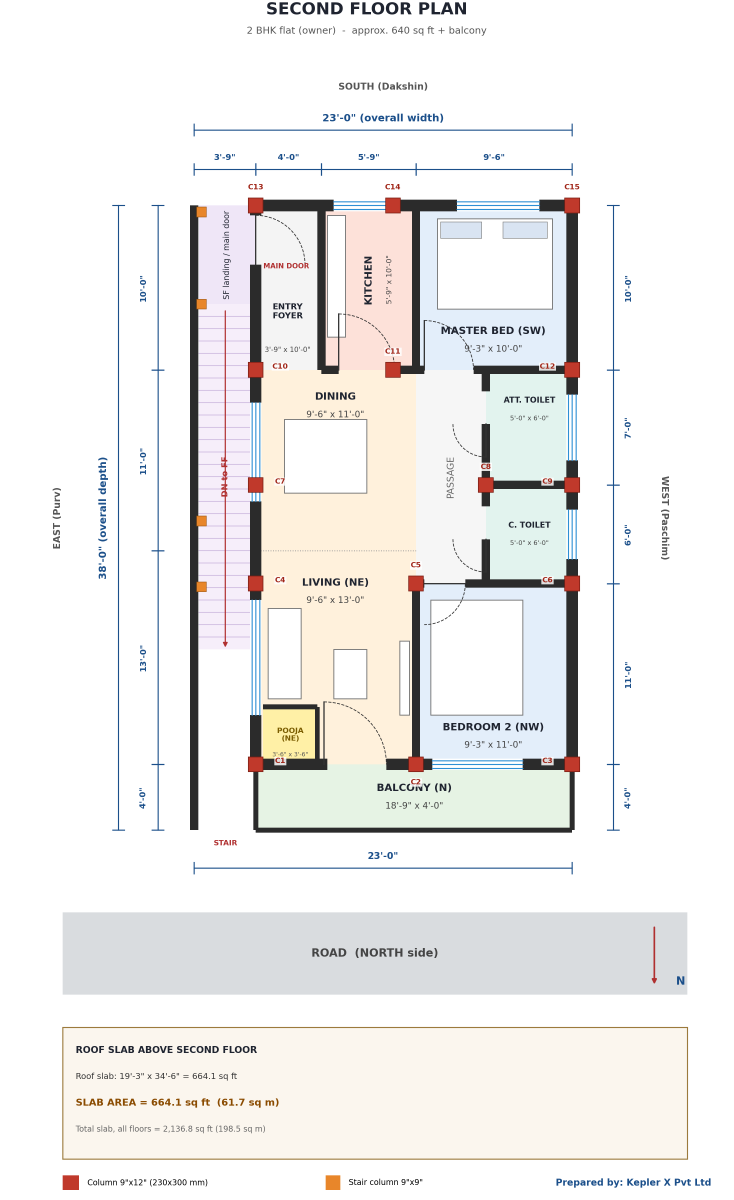
#> input picture data/sample/second_floor_plan.png, 2200 x 3600 px (shown at 1/3 size)
$ python -i ocr.py   (imports and definitions only)
#> lines starting #> are read from the running program, lines starting #| are printed output that depends on the picture; after the words box and inside, x2 and y2 are one past the last pixel; in counts of white or black regions, pixels touching at a corner belong together
"""Tesseract OCR for construction drawings.

``pytesseract`` is only a Python wrapper: it shells out to the Tesseract
executable. This module therefore (1) locates and verifies the executable,
(2) preprocesses the drawing for OCR and (3) returns positioned text lines
so dimension strings can be associated with nearby labels.

Nothing here produces measurements; it only reports what text was read and
where it was found.
"""

from __future__ import annotations

import logging
import os
import shutil
from concurrent.futures import ThreadPoolExecutor
from dataclasses import dataclass, field
from functools import lru_cache
from pathlib import Path

from PIL import Image, ImageFilter, ImageOps, ImageStat

logger = logging.getLogger("constructai.extraction.ocr")

# Where the UB-Mannheim Windows installer puts tesseract.exe by default.
_WINDOWS_CANDIDATES = (
    r"C:\Program Files\Tesseract-OCR\tesseract.exe",
    r"C:\Program Files (x86)\Tesseract-OCR\tesseract.exe",
    os.path.expandvars(r"%LOCALAPPDATA%\Programs\Tesseract-OCR\tesseract.exe"),
    os.path.expandvars(r"%LOCALAPPDATA%\Tesseract-OCR\tesseract.exe"),
)

# Image-processing parameters (algorithmic constants, not drawing values).
_TESSERACT_CONFIG = "--oem 1 --psm 11 -c preserve_interword_spaces=1"
_MAX_OCR_SIDE = 6000  # px; keeps upscaled passes within Tesseract's comfort zone
_DESKEW_RANGE_DEG = 5.0
_DESKEW_STEP_DEG = 0.25
_DESKEW_MIN_APPLY_DEG = 0.5
_LOW_CONTRAST_STDDEV = 40.0
_SMALL_IMAGE_SIDE = 2000  # px; below this an extra upscaled OCR pass is added
_SMALL_TEXT_TARGET_SIDE = 4500


class OCRUnavailableError(RuntimeError):
    """Raised when the Tesseract engine cannot be used. Never silently ignored."""


@dataclass
class TesseractStatus:
    available: bool
    command: str | None = None
    version: str | None = None
    languages: list[str] = field(default_factory=list)
    error: str | None = None

    # [8 lines left out: function as_dict, not called in this run]


@dataclass
class TextLine:
    """One line of text read from a drawing page.

    ``bbox`` is in the upright *reading frame* of the line (the page rotated
    by ``frame`` degrees counter-clockwise), so "below" and "above" have a
    meaning for vertical text too. ``page_bbox`` is in page coordinates
    (pixels for raster images, PDF points or SVG user units otherwise).
    """

    text: str
    bbox: tuple[float, float, float, float]
    page_bbox: tuple[float, float, float, float]
    frame: int
    confidence: float  # 0..1
    page: int
    source: str  # "tesseract_ocr" | "pdf_text_layer" | "svg_text"
    pass_name: str
    geometry_reliable: bool = True

    @property
    def height(self) -> float:
        return max(1.0, self.bbox[3] - self.bbox[1])


# [54 lines left out: functions tesseract_status, require_tesseract, not called in this run]


# ---------------------------------------------------------------- preprocessing


def flatten_to_grayscale(image: Image.Image) -> Image.Image:
    """Apply EXIF orientation, composite transparency onto white, convert to L."""

    image = ImageOps.exif_transpose(image)
    if image.mode in {"RGBA", "LA"} or (image.mode == "P" and "transparency" in image.info):
        rgba = image.convert("RGBA")
        background = Image.new("RGBA", rgba.size, (255, 255, 255, 255))
        image = Image.alpha_composite(background, rgba)
    return image.convert("L")


def _otsu_threshold(gray: Image.Image) -> int:
    histogram = gray.histogram()
    total = sum(histogram)
    sum_all = sum(i * h for i, h in enumerate(histogram))
    sum_bg = weight_bg = 0
    best_variance, threshold = -1.0, 128
    for level in range(256):
        weight_bg += histogram[level]
        if weight_bg == 0:
            continue
        weight_fg = total - weight_bg
        if weight_fg == 0:
            break
        sum_bg += level * histogram[level]
        mean_bg = sum_bg / weight_bg
        mean_fg = (sum_all - sum_bg) / weight_fg
        variance = weight_bg * weight_fg * (mean_bg - mean_fg) ** 2
        if variance > best_variance:
            best_variance, threshold = variance, level
    return threshold


def _pixels(image: Image.Image) -> list[int]:
    # Pillow >= 12.1 renamed getdata() to get_flattened_data(); support both.
    getter = getattr(image, "get_flattened_data", None) or image.getdata
    return list(getter())


def _profile_score(binary: Image.Image) -> float:
    rows = _pixels(binary.resize((1, binary.height), Image.BOX))
    cols = _pixels(binary.resize((binary.width, 1), Image.BOX))

    def variance(values: list[int]) -> float:
        mean = sum(values) / len(values)
        return sum((v - mean) ** 2 for v in values) / len(values)

    return variance(rows) + variance(cols)


def estimate_skew(gray: Image.Image) -> float:
    """Estimate small scan skew (degrees, PIL CCW convention) by projection profiles."""

    small = gray.copy()
    small.thumbnail((1000, 1000))
    threshold = _otsu_threshold(small)
    ink = small.point(lambda p: 255 if p < threshold else 0)  # ink = white for profiles
    best_angle, best_score = 0.0, _profile_score(ink)
    zero_score = best_score
    steps = int(_DESKEW_RANGE_DEG / _DESKEW_STEP_DEG)
    for step in range(-steps, steps + 1):
        angle = step * _DESKEW_STEP_DEG
        if angle == 0:
            continue
        score = _profile_score(ink.rotate(angle, resample=Image.BILINEAR, fillcolor=0))
        if score > best_score:
            best_angle, best_score = angle, score
    if abs(best_angle) < _DESKEW_MIN_APPLY_DEG or best_score < zero_score * 1.05:
        return 0.0
    return best_angle


@dataclass
class PreparedPage:
    base: Image.Image  # deskewed grayscale page used as the OCR reference frame
    width: int
    height: int
    deskew_angle: float
    steps: list[str]
    low_contrast: bool


def prepare_page(image: Image.Image) -> PreparedPage:
    steps = ["exif-orientation", "alpha-flatten-on-white", "grayscale"]
    gray = flatten_to_grayscale(image)
    angle = estimate_skew(gray)
    if angle:
        gray = gray.rotate(angle, resample=Image.BICUBIC, fillcolor=255)
        steps.append(f"deskew {angle:+.2f} deg")
    else:
        steps.append("deskew: none needed")
    stddev = ImageStat.Stat(gray).stddev[0]
    low_contrast = stddev < _LOW_CONTRAST_STDDEV
    if low_contrast:
        steps.append(f"low contrast detected (stddev {stddev:.1f})")
    return PreparedPage(gray, gray.width, gray.height, angle, steps, low_contrast)


# [129 lines left out: functions _variants, frame_to_page, page_to_frame, _rotations, _run_pass, not called in this run]


# (extra upscale, autocontrast, tesseract page-segmentation mode). The base
# upscale is chosen per line so that its text is roughly _REREAD_TEXT_PX tall.
_REREAD_VARIANTS = (
    (0, False, 7),
    (1, True, 7),
    (0, False, 6),
    (1, True, 6),
)
_REREAD_TEXT_PX = 36


class OCRSession:
    """OCR state for one rendered page: full-page passes plus targeted re-reads."""

    # [113 lines left out: functions __init__, frame_image, read, reread_many, _reread, not called in this run]

>>> from PIL import Image
>>> picture = Image.open('../../../data/sample/second_floor_plan.png')
#> picture is the input picture: PIL image 2200x3600 RGBA; mean R, G, B, A 239.2, 238.1, 236.8, 255
>>> result = prepare_page(picture)
#> in flatten_to_grayscale, `background = Image.new("RGBA", rgba.size, (255, 255, 255, 255))`: background: PIL image 2200x3600 RGBA; every value is 255
#> in flatten_to_grayscale, `return image.convert("L")`:
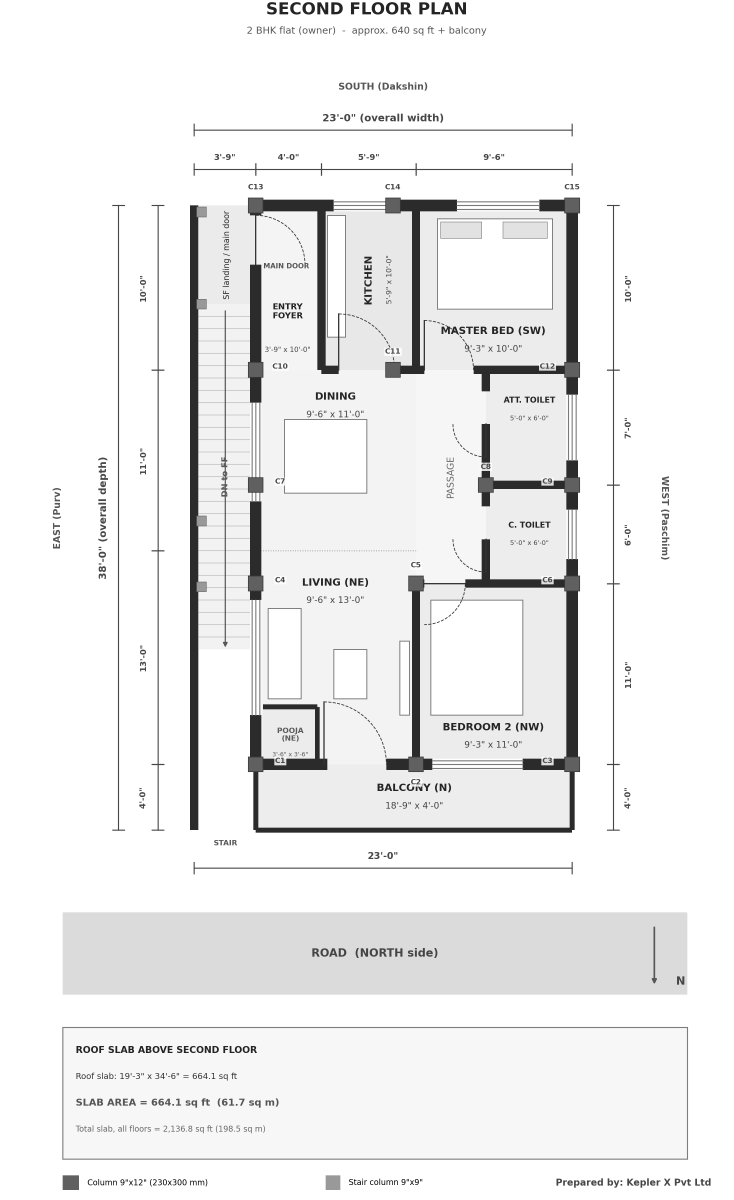
#> returned value: PIL image 2200x3600 L (shown at 1/3 size); min 0, max 255, mean 238.3
#> in estimate_skew, `small.thumbnail((1000, 1000))`:
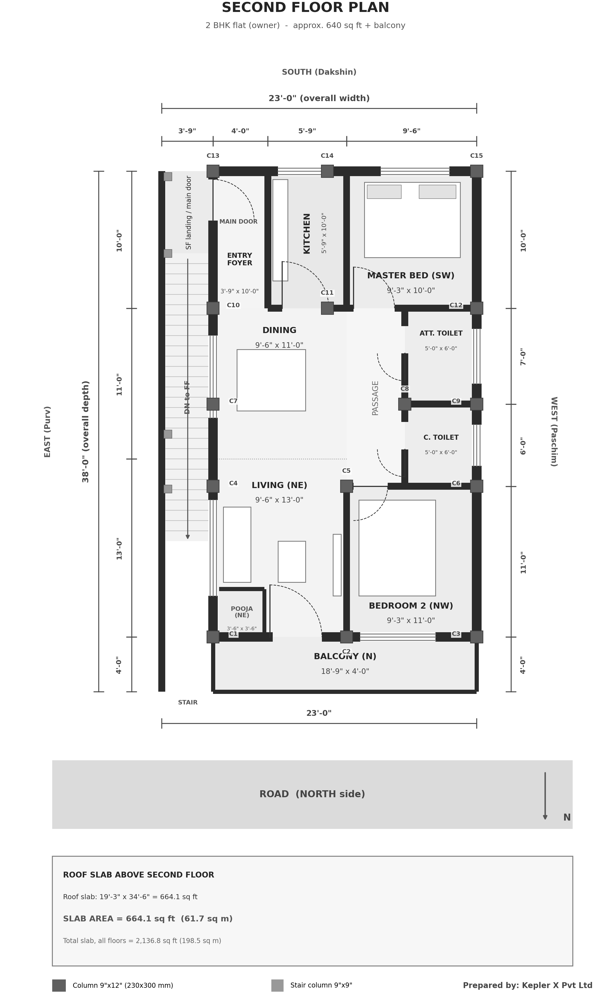
#> small: PIL image 611x1000 L; min 9, max 255, mean 238.2
#> in _otsu_threshold, `histogram = gray.histogram()`: histogram = 256 values, max 360000 at index 255, min 0 at index 0, mean 2386.7
#> in _otsu_threshold, `total = sum(histogram)`: total = 611000
#> in _otsu_threshold, `sum_all = sum(i * h for i, h in enumerate(histogram))`: sum_all = 145529980
#> the loop in _otsu_threshold, `for level in range(256):` made 256 passes
#> (weight_bg, weight_fg, sum_bg, mean_bg, mean_fg, best_variance) on passes 10, 13, 15, 16, 17, 18, 19, 20, 21, 22, 23, 24: (1, 610999, 9, 9, 238.2, 3.21e+10), (3, 610997, 33, 11, 238.2, 9.46e+10), (6, 610994, 75, 12.5, 238.2, 1.87e+11), (8, 610992, 105, 13.12, 238.2, 2.48e+11), (9, 610991, 121, 13.44, 238.2, 2.78e+11), (14, 610986, 206, 14.71, 238.2, 4.27e+11), (17, 610983, 260, 15.29, 238.2, 5.16e+11), (23, 610977, 374, 16.26, 238.2, 6.92e+11), (28, 610972, 474, 16.93, 238.2, 8.38e+11), (33, 610967, 579, 17.55, 238.2, 9.82e+11), (51, 610949, 975, 19.12, 238.2, 1.5e+12), (77, 610923, 1573, 20.43, 238.2, 2.23e+12)
#> weight_bg on passes 1 to 6: 0, 0, 0, 0, 0, 0
#> in estimate_skew, `ink = small.point(lambda p: 255 if p < threshold else 0)`:
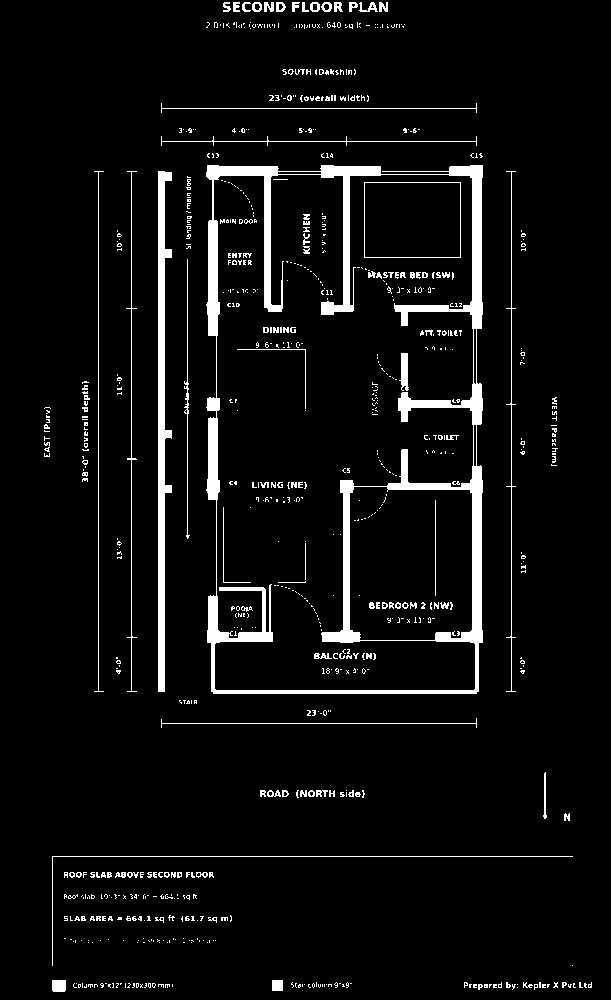
#> ink: PIL image 611x1000 L; 5.6% white; 794 white regions (676 under 20 px), largest, box (x1, y1, x2, y2) and area: (206, 165, 483, 694) 17776, (158, 171, 172, 692) 3887, (52, 856, 573, 966) 630
